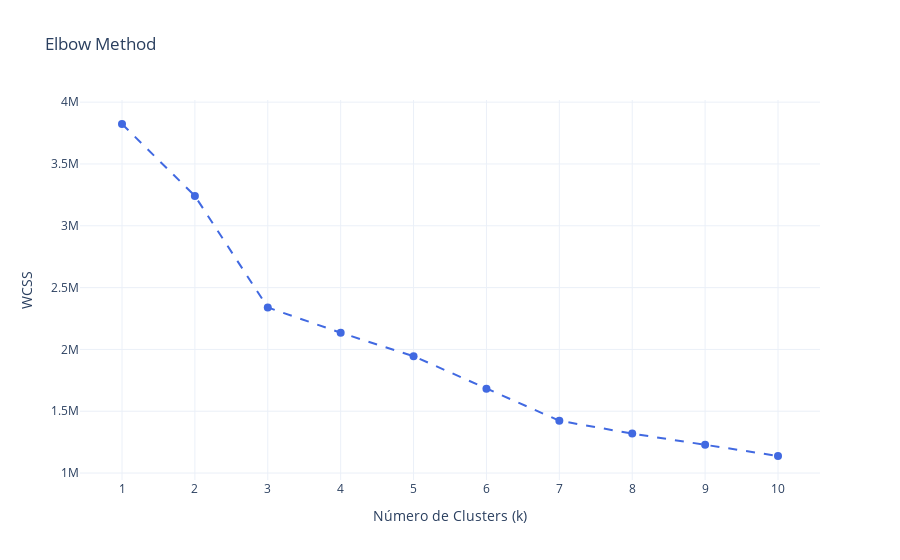

Notebook cell for this chart:
### Code cell
#Checando se o K ideal mudou
elbow_method = elbowmethod(dataset_escalado)
elbow_method.show()

### Figure 1 — Plotly figure (JSON) as saved in the notebook; plotly's stock layout.template omitted (floating-point values rounded to 4 significant figures)
{"data": [{"line": {"color": "royalblue", "dash": "dash"}, "marker": {"size": 8}, "mode": "lines+markers", "name": "WCSS", "type": "scatter", "x": [1, 2, 3, 4, 5, 6, 7, 8, 9, 10], "y": [3823000.0, 3242000.0, 2339000.0, 2135000.0, 1945000.0, 1682000.0, 1423000.0, 1319000.0, 1228000.0, 1138000.0]}], "layout": {"title": {"text": "Elbow Method"}, "xaxis": {"dtick": 1, "tick0": 1, "tickmode": "linear", "title": {"text": "Número de Clusters (k)"}}, "yaxis": {"title": {"text": "WCSS"}}}}
